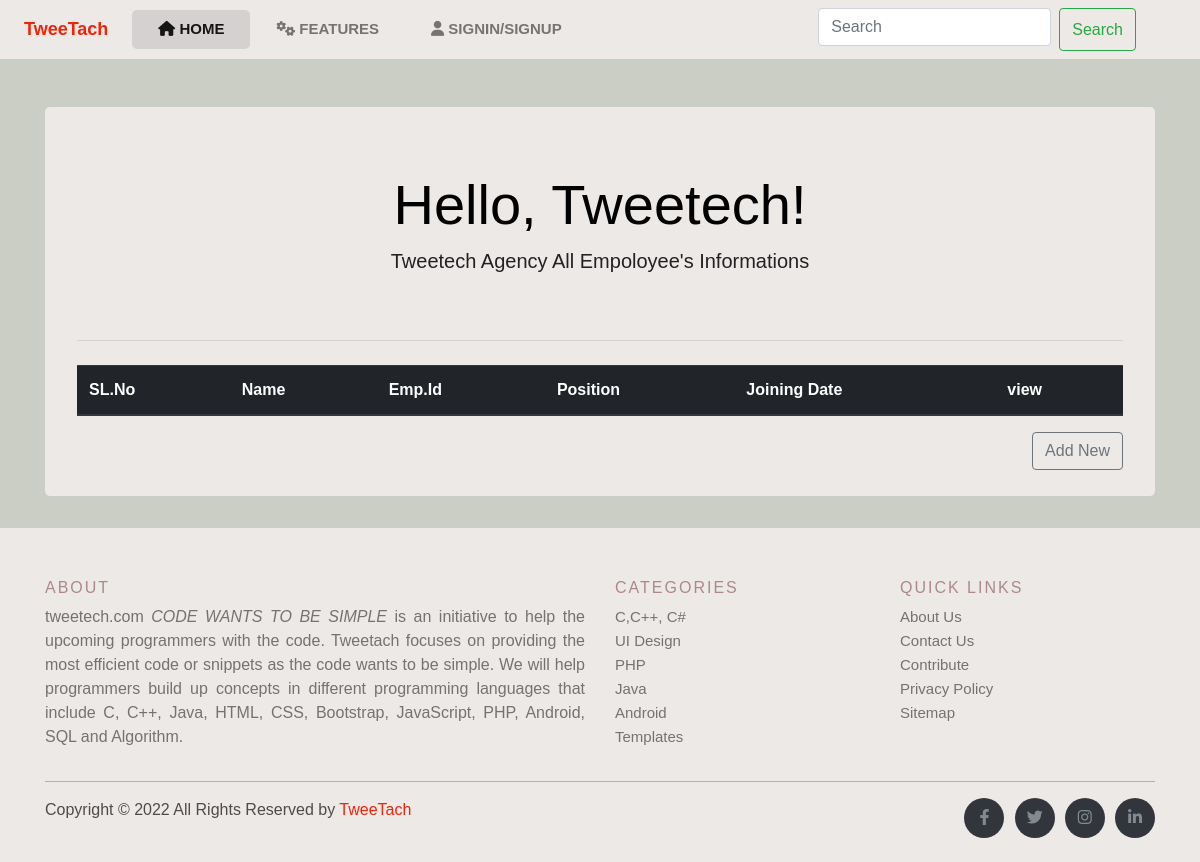
Before: / with the older database file.
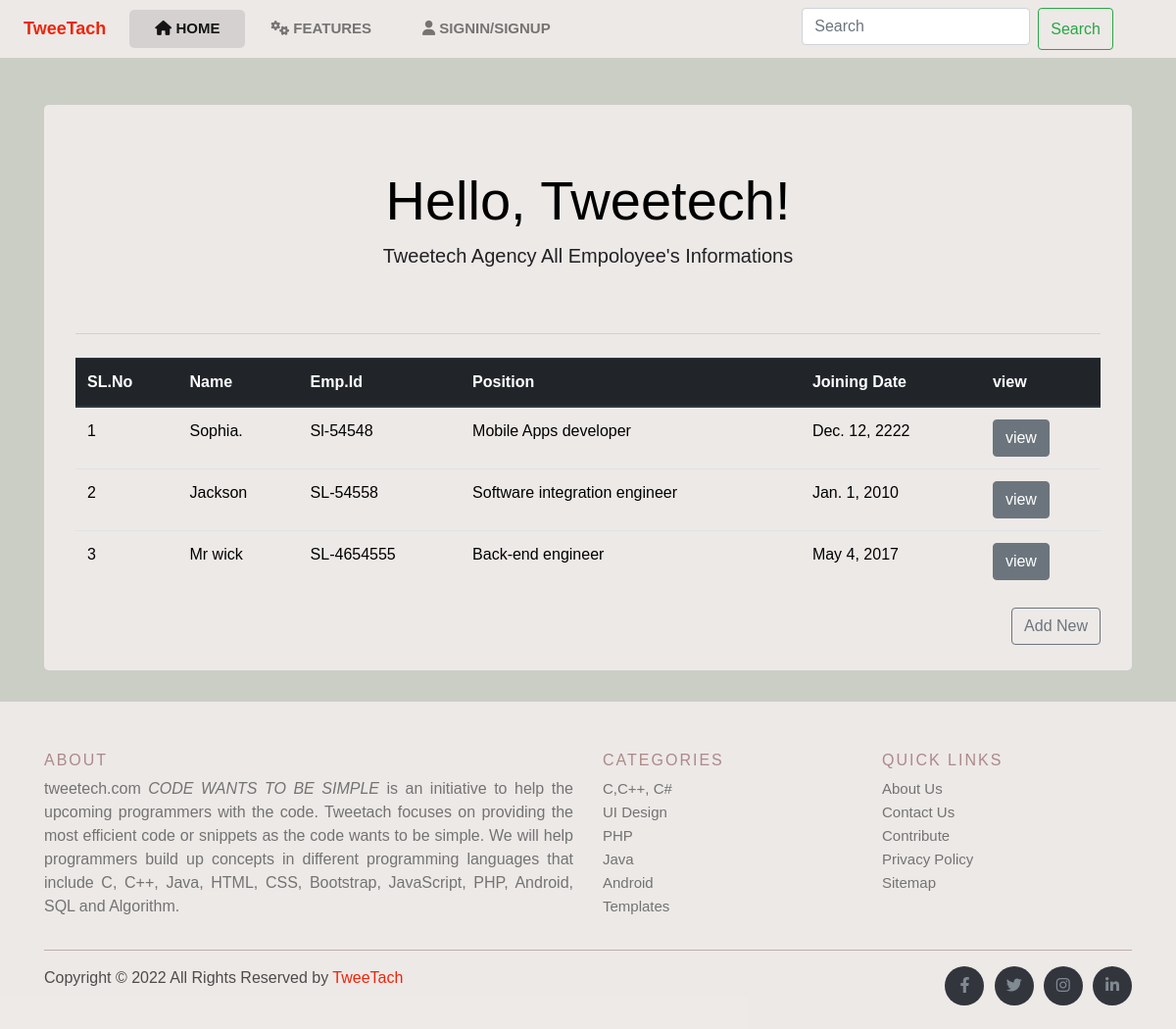
After: the same page with the newer database file.
### employee/models.py (models this page shows, shortened)
class Employee(models.Model):
    full_name = models.CharField(max_length=100)
    fathers_name = models.CharField(max_length=100, null=True, blank=True)
    mothers_name = models.CharField(max_length=100, null=True, blank=True)
    emp_id = models.CharField(max_length=20,null=True, blank=True)
    position = models.ForeignKey(Position,on_delete= models.CASCADE, null=True, blank=True)
    join_date = models.DateField(null=True, blank=True,)
    phone = models.CharField(max_length=15, null=True, blank=True)
    email = models.CharField(max_length=255,null=True, blank=True)
    gender = models.ForeignKey(Gender,on_delete= models.CASCADE, null=True, blank=True)
    date_of_birth = models.DateField(null=True, blank=True)
    address = models.CharField(max_length=500, null=True, blank=True)
    description = models.TextField(max_length=5000,null=True, blank=True )
    date = models.DateTimeField(auto_now_add=True)

class Position(models.Model):
    title = models.CharField(max_length=100, null=True, blank=True)
    def __str__(self):
        return self.title

### employee/views.py (the view)
# urls.py: path("", views.employee_info_list, name= "employee_info_list_insert"),
def employee_info_list(request):
    employee = Employee.objects.all()
    if request.method == 'POST':
        search = request.POST.get('search')
        results = Employee.objects.filter(Q(full_name__icontains=search) | Q(emp_id__icontains=search) | Q(phone__icontains=search) | Q(email__icontains=search))
        context =  { 'results': results, 'search': search}
        return render(request, 'employee/search-result.html', context)
    context = {'employee_info_list': employee }
    return render (request, "employee/index.html", context)

### employee/templates/employee/index.html (shortened to what this page needs)
{% extends 'base.html' %}
{% block content%}
<body class="bodys">
    <div class="container">
        <div class="mt-5">
            <div class="jumbotron form-bodys">
                <h1 class="display-4 text-center font-weidth-bold">Hello, Tweetech!</h1>
                <p class="lead  text-center">Tweetech Agency All Empoloyee's Informations</p>
                <br>
                <hr class="my-4">
                <table class="table col-md col-sm ">
                    <thead class="border-bottom font-weidth-bold thead-dark">
                        <tr>
                            <th scope="col" >SL.No</th>
                            <th scope="col" >Name</th>
                            <th scope="col" >Emp.Id </th>
                            <th>Position</th>
                            <th scope="col" >Joining Date</th>
                            <th scope="col" >view</th>
                        </tr>
                    </thead>
                    <tbody>
                        {% for employee in  employee_info_list %}
                        <tr>
                            <td>{{forloop.counter}}</td>
                            <td>{{employee.full_name}}</td>
                            <td>{{employee.emp_id}}</td>
                            <td>{{employee.position}}</td>
                            <td>{{employee.join_date}}</td>
                            <td>
                                <a class="btn btn-secondary" href="{% url 'views_info' employee.id %}">view</a>
                            </td>
                        </tr>
                        {% endfor %}
                    </tbody>
                </table>
                <a class="btn btn-outline-secondary float-right mb-5" href="{% url 'employee_form' %}">Add New</a>
            </div>
        </div>
    </div>
    {% endblock content%}

### templates/base.html (shortened to what this page needs)
<!DOCTYPE html>
{% load static %}
<html lang="en">
<head>
    <link rel="stylesheet" href="https://cdnjs.cloudflare.com/ajax/libs/font-awesome/6.1.1/css/all.min.css">
    <link rel="stylesheet" href="https://cdn.jsdelivr.net/npm/bootstrap@4.0.0/dist/css/bootstrap.min.css"
>
    <link rel="stylesheet" href="{% static '/css/style.css' %}">
    <link rel="stylesheet" href="{% static 'css/login.css' %}" />
</head>
{% include 'includes/header.html'%}
    {% block content %}
    {% endblock %}
    {% include 'includes/footer.html' %}
</body>
</html>

### templates/includes/header.html (shortened to what this page needs)
<nav class="navbar navbar-expand-lg navbar-light">
    <a class="navbar-brand nav-logo" href="{% url 'employee_info_list_insert' %}">TweeTach</a>
    <div class="collapse navbar-collapse" id="navbarSupportedContent">
      <ul class="navbar-nav mr-auto">
        <li class="nav-item active">
          <a class="nav-link" href="{% url 'employee_info_list_insert' %}"><i class="fas fa-home"></i> Home <span class="sr-only">(current)</span></a>
        </li>
        <li class="nav-item">
          <a class="nav-link" href="https://www.tweetech.agency/"><i class="fas fa-cogs"></i> Features</a>
        </li>
        {% if request.user.is_authenticated %}
            <li class="nav-item">
            <a class="nav-link" href="{% url 'signout' %}">Log Out</a>
            </li>
        {% else %}
            <li class="nav-item">
            <a class="nav-link" href="{% url 'signin' %}"><i class=" fas fa-duotone fa-user"></i> Signin/Signup</a>
            </li>
        {% endif %}
      </ul>
      <form class=" mr-5 my-2 my-lg-0 d-flex" action="" method="POST">
        <input class="form-control mr-sm-2" type="search" name="search" placeholder="Search" aria-label="Search">
        <button class="btn btn-outline-success my-2 my-sm-0" type="submit">Search</button>
      </form>
    </div>
  </nav>

### templates/includes/footer.html
    <footer class="site-footer">
        <div class="container">
            <div class="row">
                <div class="col-sm-12 col-md-6">
                    <h6>About</h6>
                    <p class="text-justify text-style">tweetech.com <i>CODE WANTS TO BE SIMPLE </i> is an initiative to
                        help the upcoming programmers with the code. Tweetach focuses on providing the most efficient
                        code or snippets as the code wants to be simple. We will help programmers build up concepts in
                        different programming languages that include C, C++, Java, HTML, CSS, Bootstrap, JavaScript,
                        PHP, Android, SQL and Algorithm.</p>
                </div>
                <div class="col-xs-6 col-md-3">
                    <h6>Categories</h6>
                    <ul class="footer-links">
                        <li><a href="">C,C++, C#</a></li>
                        <li><a href="">UI Design</a></li>
                        <li><a href="">PHP</a></li>
                        <li><a href="">Java</a></li>
                        <li><a href="">Android</a></li>
                        <li><a href="">Templates</a></li>
                    </ul>
                </div>
                <div class="col-xs-6 col-md-3">
                    <h6>Quick Links</h6>
                    <ul class="footer-links">
                        <li><a href="">About Us</a></li>
                        <li><a href="">Contact Us</a></li>
                        <li><a href="">Contribute</a></li>
                        <li><a href="">Privacy Policy</a></li>
                        <li><a href="">Sitemap</a></li>
                    </ul>
                </div>
            </div>
            <hr>
        </div>
        <div class="container">
            <div class="row">
                <div class="col-md-8 col-sm-6 col-xs-12">
                    <p class="copyright-text">Copyright &copy; {% now "Y" %} All Rights Reserved by
                        <a class="tweetach-footer" href="https://www.tweetech.agency/">TweeTach</a>
                    </p>
                </div>
                <div class="col-md-4 col-sm-6 col-xs-12">
                    <ul class="social-icons">
                        <li><a class="facebook" href="#"><i class="fa-brands fa-facebook-f"></i></a></li>
                        <li><a class="twitter" href="#"><i class="fa-brands fa-twitter"></i></a></li>
                        <li><a class="dribbble" href="#"><i class="fa-brands fa-instagram"></i></a></li>
                        <li><a class="linkedin" href="#"><i class="fa-brands fa-linkedin-in"></i></a></li>
                    </ul>
                </div>
            </div>
        </div>
    </footer>

### static/css/style.css (style rules this page uses)
*, *::before, *::after { margin: 0; padding: 0; box-sizing: border-box }
body { font-family: 'IBM Plex Sans Thai Looped', sans-serif; }
.bodys { background: rgb(192 195 184 / 81%); }
nav { background-color: rgba(247, 242, 242, 0.767); }
.nav-logo { color: rgb(238, 37, 11) !important; font-weight: 900; padding: 8px; }
.navbar-brand { font-size: 18px; font-weight: 600; }
.nav-link, .dropdown-item { font-size: 15px; font-weight: 600; text-transform: uppercase; }
nav li { color: black; padding: 0 18px; }
nav li.active, nav li.active:before { background-color: rgba(0, 0, 0, 0.1); border-radius: 5px; }
p { font-family: Arial, Helvetica, sans-serif; font-size: 16px; color: rgb(34, 33, 37); }
input, textarea { width: 78%; padding: 10px 15px; border: none; outline: none; background-color: #fff; border-radius: 16px 0px 16px 0px; border-bottom: 1px solid #5a83aadc; color: #0f0f0f; font-size: 14px; transition: 0.2s ease-out; margin-bottom: 5px; }
.form-bodys { color: rgb(0, 0, 0); background: rgba(247, 242, 242, 0.767) !important; }
.site-footer { margin-top: 2rem; background-color: rgba(247, 242, 242, 0.767); padding: 45px 0 20px; font-size: 15px; line-height: 24px; color: #817c7c; }
.site-footer hr { border-top-color: rgb(148, 112, 112); opacity: 0.5 }
.site-footer h6 { color: #ac8989; font-size: 16px; text-transform: uppercase; margin-top: 5px; letter-spacing: 2px }
.site-footer a { color: #737373; }
.footer-links { padding-left: 0; list-style: none }
.footer-links li { display: block }
.footer-links a { color: #737373 }
.site-footer .social-icons { text-align: right }
.site-footer .social-icons a { width: 40px; height: 40px; line-height: 40px; margin-left: 6px; margin-right: 0; border-radius: 100%; background-color: #33353d }
.text-style { color: #737373; }
.copyright-text { margin: 0; color: rgb(80, 75, 75); }
.tweetach-footer { color: rgb(238, 37, 11) !important; font-size: 16px !important; }
.social-icons { padding-left: 0; margin-bottom: 0; list-style: none }
.social-icons li { display: inline-block; margin-bottom: 4px }
.social-icons a { background-color: #eceeef; color: #818a91; font-size: 16px; display: inline-block; line-height: 44px; width: 44px; height: 44px; text-align: center; margin-right: 8px; border-radius: 100%; -webkit-transition: all .2s linear; -o-transition: all .2s linear; transition: all .2s linear }

### static/css/login.css (style rules this page uses)
body { height: 100%; background-color: rgb(192 195 184 / 81%); }

Changed rows visible on the page:
added Employee: full_name "Sophia.", emp_id "Sl-54548", position "Mobile Apps developer", join_date "Dec. 12, 2222"
added Employee: full_name "Jackson", emp_id "SL-54558", position "Software integration engineer", join_date "Jan. 1, 2010"
added Employee: full_name "Mr wick", emp_id "SL-4654555", position "Back-end engineer", join_date "May 4, 2017"
